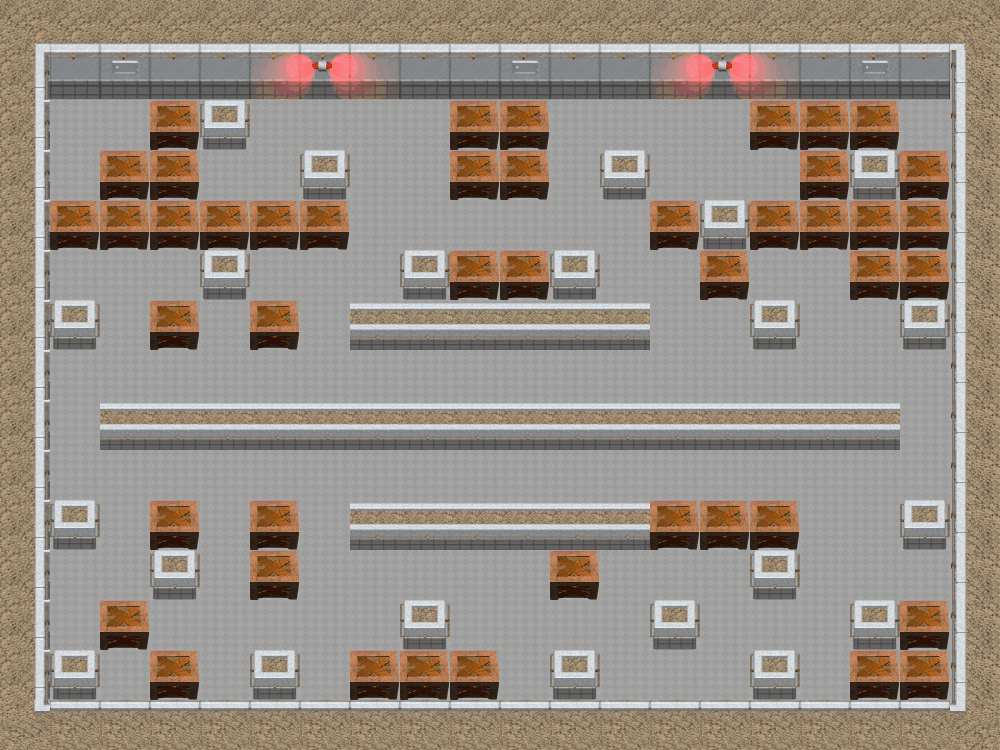

This is a level from a 2D game, rendered from its Tiled map with the project's own tilesets. A one-line summary and the map file follow, with tile-layer data summarised:
An orthogonal 20x15 tile map with 50x50 px tiles, 2 tile layers (background, graphics), 3 tilesets and 98 objects.

<map version="1.0" orientation="orthogonal" renderorder="right-down" width="20" height="15" tilewidth="50" tileheight="50" nextobjectid="102">
 <properties>
  <property name="bonus1" value="1" />
  <property name="bonus2" value="2" />
  <property name="bonus3" value="3" />
  <property name="bonus4" value="4" />
  <property name="bonus5" value="5" />
  <property name="bonus6" value="6" />
  <property name="bonus7" value="7" />
  <property name="bonus8" value="8" />
  <property name="bonus9" value="9" />
  <property name="enemy1" type="int" value="1" />
  <property name="enemy2" type="int" value="5" />
  <property name="enemy3" type="int" value="6" />
  <property name="height" type="int" value="750" />
  <property name="main_tile_set" value="second_maps" />
  <property name="num_bonus1" type="int" value="8" />
  <property name="num_bonus2" type="int" value="8" />
  <property name="num_bonus3" type="int" value="3" />
  <property name="num_bonus4" type="int" value="3" />
  <property name="num_bonus5" type="int" value="2" />
  <property name="num_bonus6" type="int" value="3" />
  <property name="num_bonus7" type="int" value="2" />
  <property name="num_bonus8" type="int" value="3" />
  <property name="num_bonus9" type="int" value="2" />
  <property name="num_bonus_total" type="int" value="34" />
  <property name="num_enemies" type="int" value="3" />
  <property name="num_explodable_items" type="int" value="45" />
  <property name="num_types_bonus" type="int" value="9" />
  <property name="width" type="int" value="1000" />
 </properties>
 <tileset firstgid="1" name="second_maps" tilewidth="50" tileheight="50" tilecount="80" columns="10">
  <image source="second_maps.png" width="500" height="400" />
 </tileset>
 <tileset firstgid="81" name="flames" tilewidth="50" tileheight="50" tilecount="50" columns="10">
  <image source="flames.png" width="512" height="256" />
 </tileset>
 <tileset firstgid="131" name="flamesNBomb" tilewidth="50" tileheight="50" tilecount="8" columns="8">
  <image source="flames/flamesNBomb.png" width="400" height="50" />
 </tileset>
 <layer name="background" width="20" height="15">
  <data>[300 cells, 300 non-empty, 1 distinct tile ids]</data>
 </layer>
 <layer name="graphics" width="20" height="15">
  <data>[300 cells, 300 non-empty, 17 distinct tile ids]</data>
 </layer>
 <objectgroup name="walls">
  <object id="2" x="0" y="0" width="1000" height="100" />
  <object id="3" x="950" y="100" width="50" height="650" />
  <object id="4" x="0" y="700" width="950" height="50" />
  <object id="5" x="0" y="100" width="50" height="600" />
  <object id="6" x="100" y="400" width="800" height="50" />
  <object id="7" x="350" y="500" width="300" height="50" />
  <object id="8" x="350" y="300" width="300" height="50" />
  <object id="9" x="750" y="300" width="50" height="50" />
  <object id="10" x="700" y="200" width="50" height="50" />
  <object id="11" x="850" y="150" width="50" height="50" />
  <object id="12" x="900" y="300" width="50" height="50" />
  <object id="13" x="900" y="500" width="50" height="50" />
  <object id="14" x="850" y="600" width="50" height="50" />
  <object id="15" x="750" y="650" width="50" height="50" />
  <object id="16" x="750" y="550" width="50" height="50" />
  <object id="17" x="650" y="600" width="50" height="50" />
  <object id="18" x="550" y="650" width="50" height="50" />
  <object id="19" x="400" y="600" width="50" height="50" />
  <object id="20" x="250" y="650" width="50" height="50" />
  <object id="21" x="50" y="650" width="50" height="50" />
  <object id="22" x="150" y="550" width="50" height="50" />
  <object id="23" x="50" y="500" width="50" height="50" />
  <object id="24" x="50" y="300" width="50" height="50" />
  <object id="25" x="200" y="250" width="50" height="50" />
  <object id="26" x="200" y="100" width="50" height="50" />
  <object id="27" x="300" y="150" width="50" height="50" />
  <object id="28" x="400" y="250" width="50" height="50" />
  <object id="29" x="550" y="250" width="50" height="50" />
  <object id="30" x="600" y="150" width="50" height="50" />
 </objectgroup>
 <objectgroup name="boxes">
  <object id="31" x="150" y="100" width="50" height="50" />
  <object id="32" x="100" y="150" width="50" height="50" />
  <object id="33" x="150" y="150" width="50" height="50" />
  <object id="34" x="100" y="200" width="50" height="50" />
  <object id="35" x="50" y="200" width="50" height="50" />
  <object id="36" x="150" y="200" width="50" height="50" />
  <object id="37" x="200" y="200" width="50" height="50" />
  <object id="38" x="250" y="200" width="50" height="50" />
  <object id="39" x="300" y="200" width="50" height="50" />
  <object id="40" x="150" y="300" width="50" height="50" />
  <object id="41" x="250" y="300" width="50" height="50" />
  <object id="42" x="150" y="500" width="50" height="50" />
  <object id="43" x="100" y="600" width="50" height="50" />
  <object id="44" x="150" y="650" width="50" height="50" />
  <object id="45" x="250" y="550" width="50" height="50" />
  <object id="46" x="250" y="500" width="50" height="50" />
  <object id="47" x="350" y="650" width="50" height="50" />
  <object id="48" x="400" y="650" width="50" height="50" />
  <object id="49" x="450" y="650" width="50" height="50" />
  <object id="50" x="550" y="550" width="50" height="50" />
  <object id="51" x="650" y="500" width="50" height="50" />
  <object id="53" x="700" y="500" width="50" height="50" />
  <object id="54" x="750" y="500" width="50" height="50" />
  <object id="55" x="850" y="650" width="50" height="50" />
  <object id="56" x="900" y="650" width="50" height="50" />
  <object id="57" x="900" y="600" width="50" height="50" />
  <object id="58" x="850" y="250" width="50" height="50" />
  <object id="59" x="900" y="250" width="50" height="50" />
  <object id="60" x="900" y="200" width="50" height="50" />
  <object id="61" x="850" y="200" width="50" height="50" />
  <object id="62" x="800" y="200" width="50" height="50" />
  <object id="63" x="750" y="200" width="50" height="50" />
  <object id="64" x="700" y="250" width="50" height="50" />
  <object id="65" x="650" y="200" width="50" height="50" />
  <object id="66" x="500" y="250" width="50" height="50" />
  <object id="67" x="450" y="250" width="50" height="50" />
  <object id="68" x="450" y="150" width="50" height="50" />
  <object id="69" x="500" y="150" width="50" height="50" />
  <object id="70" x="500" y="100" width="50" height="50" />
  <object id="71" x="450" y="100" width="50" height="50" />
  <object id="72" x="750" y="100" width="50" height="50" />
  <object id="73" x="800" y="150" width="50" height="50" />
  <object id="74" x="800" y="100" width="50" height="50" />
  <object id="75" x="850" y="100" width="50" height="50" />
  <object id="76" x="900" y="150" width="50" height="50" />
 </objectgroup>
 <objectgroup name="greyball">
  <object id="77" x="350" y="200" width="50" height="50" />
  <object id="78" x="450" y="200" width="50" height="50" />
  <object id="79" x="550" y="200" width="50" height="50" />
  <object id="80" x="700" y="150" width="50" height="50" />
  <object id="81" x="200" y="600" width="50" height="50" />
  <object id="82" x="300" y="600" width="50" height="50" />
  <object id="83" x="800" y="600" width="50" height="50" />
  <object id="84" x="700" y="600" width="50" height="50" />
 </objectgroup>
 <objectgroup name="Camada de Objectos 4" />
 <objectgroup name="Camada de Objectos 5" />
 <objectgroup name="Camada de Objectos 6" />
 <objectgroup name="clouder">
  <object id="98" x="600" y="550" width="50" height="50" />
  <object id="99" x="600" y="650" width="50" height="50" />
  <object id="100" x="500" y="650" width="50" height="50" />
  <object id="101" x="450" y="600" width="50" height="50" />
 </objectgroup>
 <objectgroup name="trap">
  <!-- 12 objects omitted --></objectgroup>
</map>
<!-- 12 of 98 objects omitted -->
